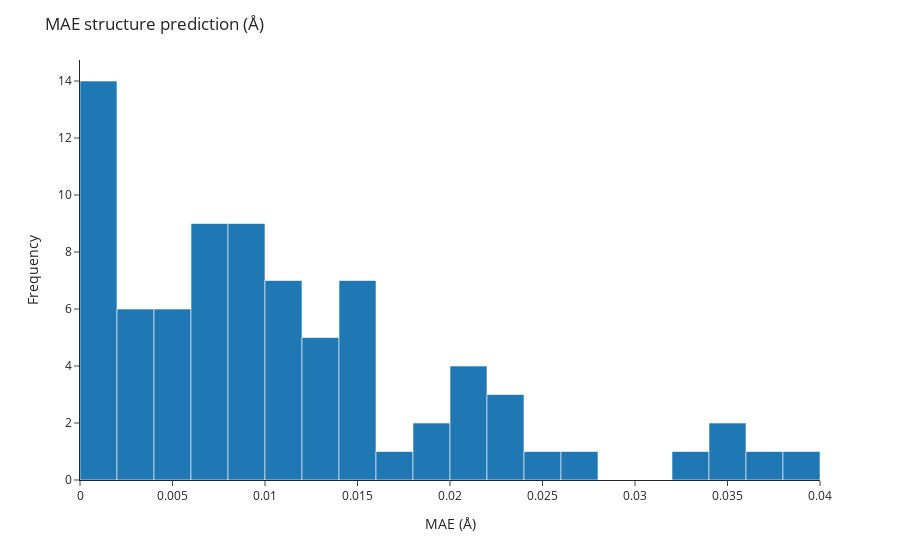

Notebook code cell kept with this figure:
### Code cell
all_mae_norms = []

for idx, data in enumerate(train_loader):

    interpolated_ts_coords = data.pos_interpolated_transition_state.detach().numpy()
    real_ts_coords = data.pos_transition_state.detach().numpy()
    difference_ts_coords = interpolated_ts_coords - real_ts_coords
    norm_difference_ts_coords = np.linalg.norm(difference_ts_coords, axis=1)

    # Mean absolute error
    mae = np.mean(norm_difference_ts_coords)
    all_mae_norms.append(mae)

    # Plot the real and interpolated TS structures
    # with two different colors on the same plot
    fig = px.scatter_3d(
        x=np.concatenate((real_ts_coords[:, 0], interpolated_ts_coords[:, 0])),
        y=np.concatenate((real_ts_coords[:, 1], interpolated_ts_coords[:, 1])),
        z=np.concatenate((real_ts_coords[:, 2], interpolated_ts_coords[:, 2])),
        color=np.concatenate((np.zeros(len(real_ts_coords)), np.ones(len(interpolated_ts_coords)))),
    )

    # Set the title of the plot as the mean absolute error
    fig.update_layout(title=f"MAE of structure prediction: {mae:.3f} Å")
    fig.write_html(f"plots/hamiltonian_model/interpolated_ts_{idx}_mae_{mae:.3f}.html")

# Plot a histogram of the MAE
fig = px.histogram(x=all_mae_norms, nbins=20, template="simple_white")
fig.update_layout(title="MAE structure prediction (Å)")
fig.update_xaxes(title_text="MAE (Å)")
fig.update_yaxes(title_text="Frequency")
fig.write_html("plots/hamiltonian_model/interpolated_ts_mae_histogram.html")
fig.show()

### Figure 1 — Plotly figure (JSON) as saved in the notebook; plotly's stock layout.template omitted (floating-point values rounded to 4 significant figures)
{"data": [{"alignmentgroup": "True", "bingroup": "x", "hovertemplate": "x=%{x}<br>count=%{y}<extra></extra>", "legendgroup": "", "marker": {"color": "#1F77B4", "pattern": {"shape": ""}}, "name": "", "nbinsx": 20, "offsetgroup": "", "orientation": "v", "showlegend": false, "type": "histogram", "x": [0.008649, 0.002649, 0.009164, 0.002285, 0.002786, 0.01006, 0.02027, 0.00828, 0.009009, 0.01121, 0.01467, 0.03521, 0.0184, 0.0376, 0.0005421, 0.006329, 0.01303, 0.001841, 0.003745, 0.02591, 0.008309, 0.01142, 0.03498, 0.02046, 0.00614, 0.007395, 0.0009905, 0.006532, 0.009895, 0.005257, 0.004015, 0.02398, 0.001212, 0.0157, 0.000986, 0.006565, 0.0114, 0.02112, 0.001446, 0.01801, 0.0392, 0.01333, 0.02217, 0.002684, 0.01675, 0.01385, 0.0008781, 0.01579, 0.01101, 0.01232, 0.01536, 0.006156, 0.01233, 0.002902, 0.02683, 0.005747, 0.00409, 0.001327, 0.02281, 0.0007767, 0.0001961, 0.007156, 0.009561, 0.0119, 0.00688, 0.009647, 0.0003059, 0.009595, 0.01452, 0.005504, 0.0115, 0.001231, 0.001108, 0.004999, 0.02096, 0.01575, 0.01456, 0.0324, 0.0006629, 0.007766], "xaxis": "x", "yaxis": "y"}], "layout": {"barmode": "relative", "legend": {"tracegroupgap": 0}, "margin": {"t": 60}, "title": {"text": "MAE structure prediction (Å)"}, "xaxis": {"anchor": "y", "domain": [0, 1], "title": {"text": "MAE (Å)"}}, "yaxis": {"anchor": "x", "domain": [0, 1], "title": {"text": "Frequency"}}}}
